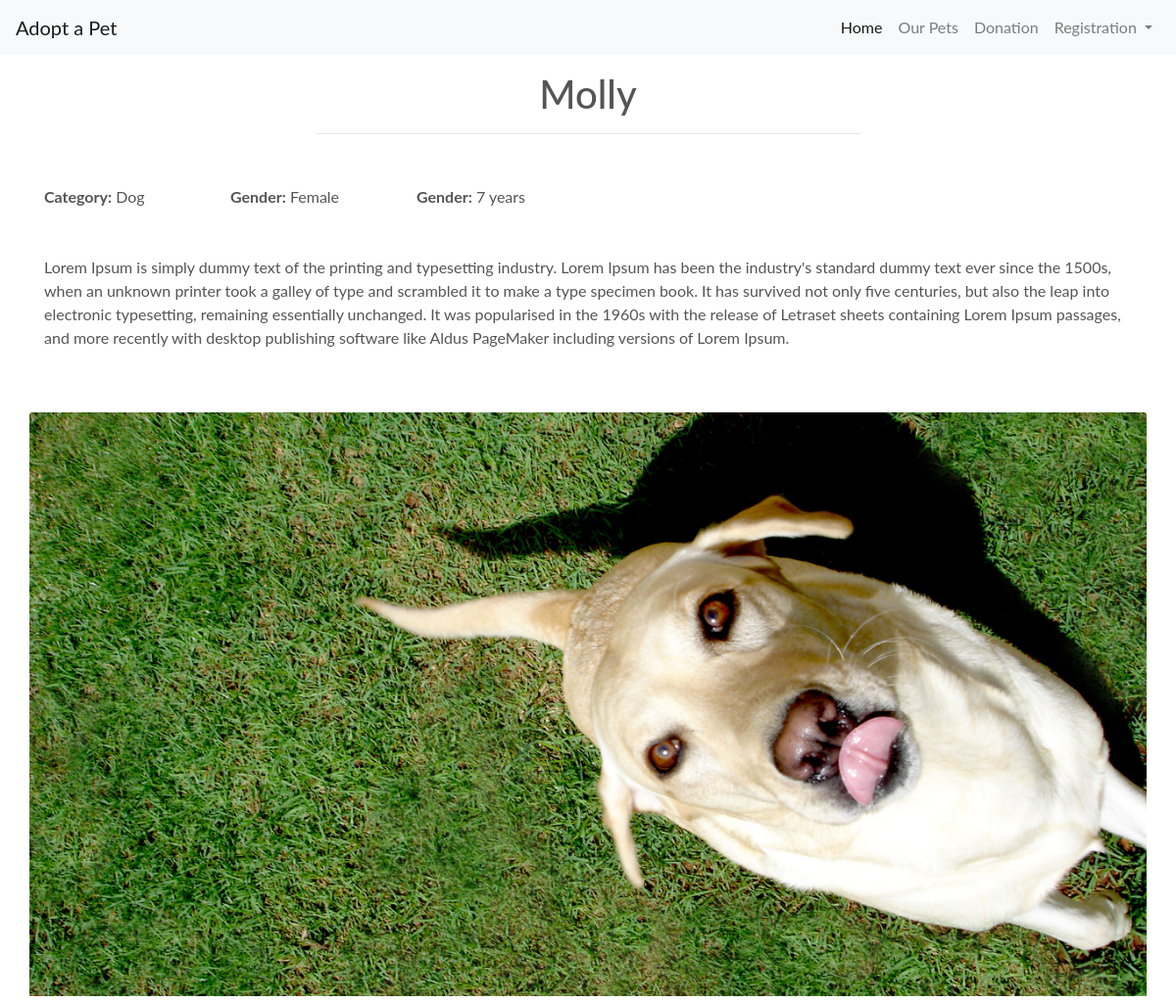
The page /pets/Molly/ on the database its author committed.
### pets/models.py (models this page shows, shortened)
class Pet(models.Model):
    category = models.ForeignKey('Category', null=True, blank=True, on_delete=models.SET_NULL)
    name = models.CharField(max_length=254)
    gender = models.CharField(max_length=254)
    age = models.CharField(max_length=254)
    description = models.TextField()
    image_url = models.URLField(max_length=1024, null=True, blank=True)
    image = models.ImageField(null=True, blank=True)

class Category(models.Model):
    class Meta:
        verbose_name_plural = 'Categories'
    name = models.CharField(max_length=254)
    def __str__(self):
        return self.name

### pets/views.py (the view)
# urls.py: path('<name>/', views.pet_desc, name='pet_desc'),
def pet_desc(request, name):
    pet = Pet.objects.get(name=name)
    context = {
        'pet' : pet,
    }
    return render(request, 'pets/pet_desc.html', context)

### pets/templates/pets/pet_desc.html (shortened to what this page needs)
{% extends 'base.html'%}
{% load static %}
{% block content%}
 <div class="container">
        <div class="row mt-3">
            <div class="col text-center"> <h1>{{ pet.name }}</h1>
            <hr class="w-50 mb-1">
        </div>
            </div>
        <div class="row mt-5">
            <div class="col-md-2 col-sm-12"><strong>Category:</strong> {{ pet.category }}</div>
            <div class="col-md-2 col-sm-12"><strong>Gender:</strong> {{ pet.gender }}</div>
            <div class="col-md-2 col-sm-12"><strong>Gender:</strong> {{ pet.age }}</div>
        </div>
        <div class="row">
            <div class="col mt-5">
            <p>{{ pet.description }} </p>
        </div>
        <div class="row">
            <div class="col mt-5">
            <a href="#">
           <img class="card-img-top img-fluid" src="{{ pet.image.url }}" alt="{{ pet.name }}">
            </a>
            </div>
        </div>
 </div>
{% endblock %}

### static/css/base.css (style rules this page uses)
html { height: 100%; }
body { background: url('/media/dog-1402134.jpg') no-repeat center center fixed; background-size: cover; height: calc(100vh - 164px); color: #555; font-family: 'Lato'; }

### rows shown on the page
Pet: name "Molly", category "Dog", gender "Female", age "7 years", description "Lorem Ipsum is simply dummy text of the printing and typesetting industry. Lorem Ipsum has been the industry's standard dummy text ever since the 1500s, when an unknown printer took a galley of type and scrambled it to make a type specimen book. It has survived not only five centuries, but also the leap into electronic typesetting, remaining essentially unchanged. It was popularised in the 1960s with the release of Letraset sheets containing Lorem Ipsum passages, and more recently with desktop publishing software like Aldus PageMaker including versions of Lorem Ipsum.", image (picture)
